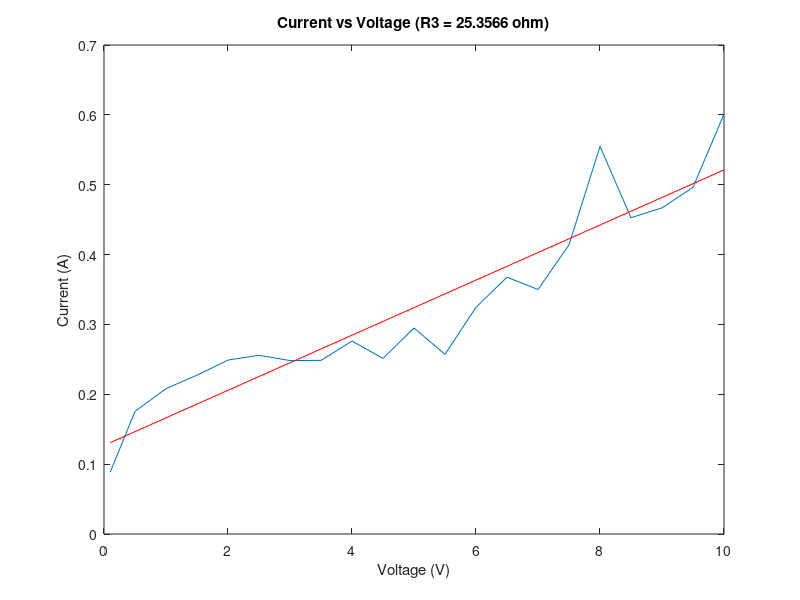

Source code (MATLAB):
clear;
close all;
clc;
%================================
%-------- Question 1 & 2 --------
%================================
load('Carr.mat');%current array from modified A3 simulation sweep
load('Varr.mat');%voltage array from modified A3 simulation sweep

%lets get ourselves a fit to the data
P = polyfit(voltageArr, avgCurrArr, 1); %this gives us mx+b where m = P(1), b = P(2)
fittedLine = P(1)*voltageArr+P(2); %fitted line that we can plot
R3 = 1/P(1);

%Plot the current over voltage
figure(11);
plot(voltageArr,avgCurrArr);
hold on;
plot(voltageArr,fittedLine,'r');
title(['Current vs Voltage (R3 = ', num2str(R3), ' ohm)']);
xlabel('Voltage (V)');
ylabel('Current (A)');